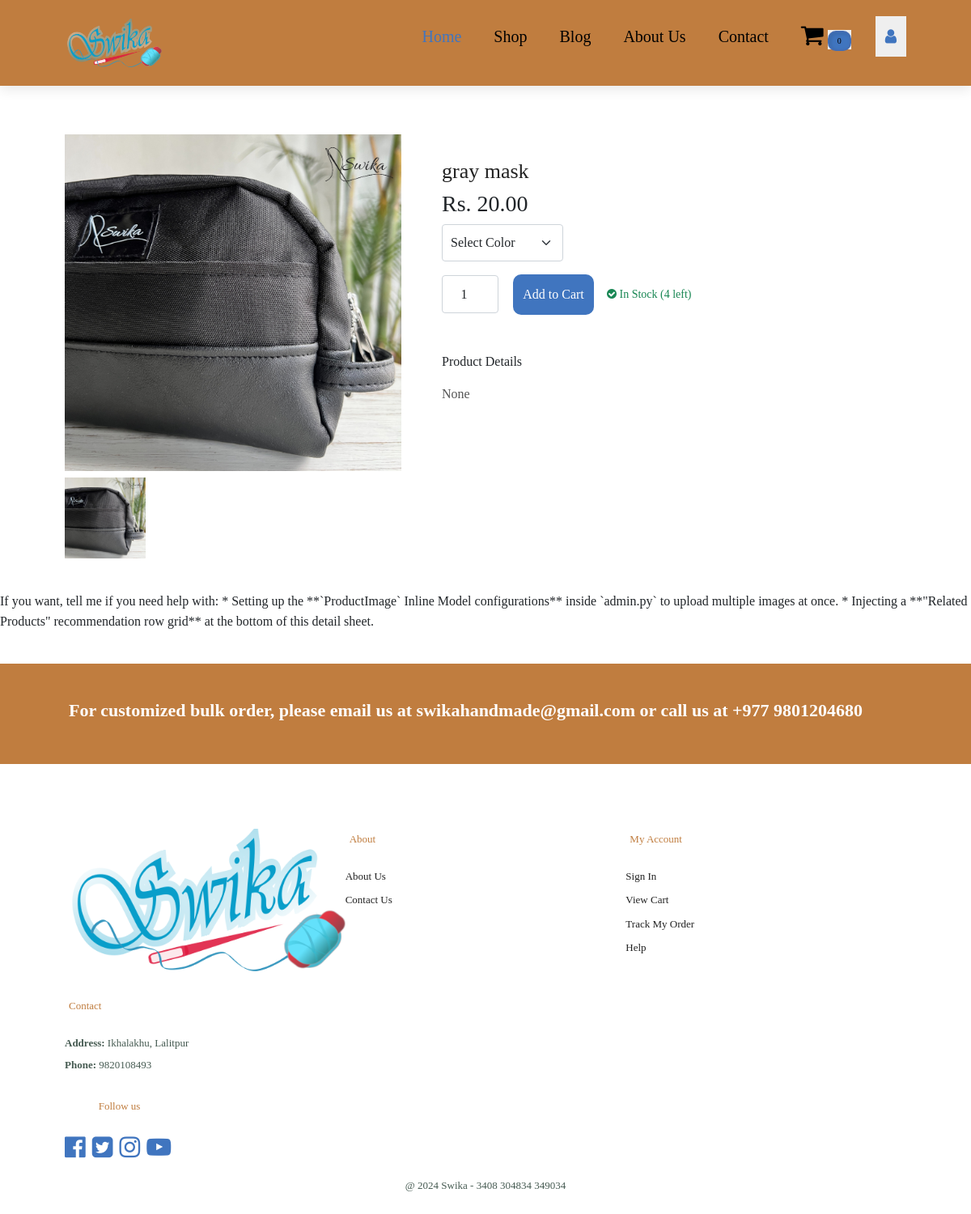
Screenshot of /product/2/ with the database file from the repository.
### home/models.py (models this page shows, shortened)
class Product(models.Model):
    name = models.CharField(max_length=50)
    price = models.DecimalField(default=0, decimal_places=2, max_digits=7)
    category = models.ForeignKey(Category, on_delete=models.CASCADE, default=1)
    description = models.CharField(max_length=250, default='', blank=True, null=True)
    image = models.ImageField(upload_to='uploads/product/')
    stock_quantity = models.IntegerField(default=10, help_text="Available stock items count")
    is_sale = models.BooleanField(default=False)
    sale_price = models.DecimalField(default=0, decimal_places=2, max_digits=7)

### home/views.py (the view)
# urls.py: path('product/<int:pk>/', views.product, name='product'), # Added trailing slash for consistency
def product(request, pk):
    product_obj = get_object_or_404(Product, id=pk)
    extra_carousel_images = product_obj.images.all()
    return render(request, 'singleproduct.html', {'product': product_obj, 'carousel_images': extra_carousel_images})

### cart/cart.py (called while the page is built)
    def __len__(self):
        return sum(int(val) for val in self.cart.values())

### cart/context_processor.py (called while the page is built)
def cart(request):
    return {'cart': Cart(request)}

### home/templates/singleproduct.html (shortened to what this page needs)
{% extends 'base.html' %}
{% load static %}
{% block content %}
<section id="header">
  <a href="{% url 'home' %}"><img src="{% static '/img/swika.png' %}" class="logo" alt="logo"></a>
  <div>
    <ul id="navbar">
      <li><a class="active" href="{% url 'home' %}">Home</a></li>
      <li><a href="{% url 'category_summary' %}">Shop</a></li>
      <li><a href="{% url 'blog' %}">Blog</a></li>
      <li><a href="{% url 'about' %}">About Us</a></li>
      <li><a href="{% url 'contact' %}">Contact</a></li>
      <li id="lg-bag">
        <a href="{% url 'cart_summary' %}">
          <i style="font-size: 30px;" class="fa fa-shopping-cart" aria-hidden="true"></i>
        </a>
        <button><span class="quantity nav-cart-badge-class" id="cart_quantity">{{ cart|length }}</span></button>
      </li>
      {% if user.is_authenticated %}
      <div class="dropydown">
        <button>{{ user.username }}</button>
        <div class="dropdown-menu">
          <a href="{% url 'update_profile' %}" class="dropdown-items">Profile</a>
          <form method="POST" action="{% url 'logout' %}" style="margin: 0;">
            {% csrf_token %}
            <a href="#" onclick="event.preventDefault(); this.parentElement.submit();" class="dropdown-items">Logout</a>
          </form>
        </div>
      </div>
      {% else %}
      <div class="dropydown">
        <button><i class="fa fa-user" aria-hidden="true"></i></button>
      </div>
      {% endif %}
    </ul>
  </div>
</section>
<section id="productdetails" class="section-p1">
   <div class="single-pro-image">
     <img src="{{ product.image.url }}" width="100%" id="BigImg" alt="{{ product.name }}" />
      <div class="small-img-group" style="display: flex; justify-content: space-between; margin-top: 8px;">
         <div class="small-img-col" style="flex-basis: 24%; cursor: pointer;">
           <img src="{{ product.image.url }}" width="100%" class="smallimg" alt="Main View" />
         </div>
      </div>
   </div>
    <div class="single-pro-details">
      <h2>{{ product.name }}</h2>
      <h3>
        Rs. {% if product.sale_price > 0 %}{{ product.sale_price }}{% else %}{{ product.price }}{% endif %}
      </h3>
      <select class="form-select mb-3" style="max-width: 150px; padding: 10px; border-radius: 4px;">
         <option>Select Color</option>
      </select>
      <div class="d-flex align-items-center gap-2 mb-4">
          <input type="number" value="1" id="qty-cart" min="1" max="{{ product.stock_quantity }}" class="form-control text-center" style="width: 70px; padding: 10px;">
          {% if product.stock_quantity > 0 %}
              <button class="active" type="button" value="{{ product.id }}" id="add-cart">Add to Cart</button>
              <div class="ms-2"><span class="text-success small fw-semibold"><i class="fa fa-check-circle" aria-hidden="true"></i> In Stock ({{ product.stock_quantity }} left)</span></div>
          {% else %}
              <button class="btn btn-secondary" disabled style="cursor: not-allowed; padding: 12px 30px; border-radius: 4px;">Out of Stock</button>
              <div class="ms-2"><span class="badge bg-danger text-white">Sold Out</span></div>
          {% endif %}
      </div>
      <br>
      <h6>Product Details</h6>
      <span style="line-height: 1.6; color: #555; display: inline-block; margin-top: 10px;">{{ product.description }}</span>
  </div>
</section>
<FollowUp>
If you want, tell me if you need help with:
* Setting up the **`ProductImage` Inline Model configurations** inside `admin.py` to upload multiple images at once.
* Injecting a **"Related Products" recommendation row grid** at the bottom of this detail sheet.
</FollowUp>
{% endblock %}

### static/Electronic.css (style rules this page uses)
html, body { overflow-x: hidden; max-width: 100%; margin: 0; padding: 0; }
img, video, iframe { max-width: 100%; height: auto; }
* { margin: 0; padding: 0; box-sizing: border-box; font-family: 'Pacifico', cursive; }
h2 { font-size: 46px; line-height: 54px; color: #222; }
h6 { font-weight: 700; font-size: 12px; }
.section-p1 { padding: 40px 80px; }
body { width: 100% }
#header { display: flex; align-items: center; justify-content: space-between; padding: 20px 80px; background-color: #c07d3f; box-shadow: 0 5px 15px rgba(0, 0, 0, 0.09); z-index: 999; position: sticky; top: 0; left: 0; }
#header .logo { max-width: 120px; height: auto; }
#navbar { display: flex; align-items: center; justify-content: center; }
#navbar li { list-style: none; padding: 0 20px; position: relative; }
#navbar li a { text-decoration: none; font-size: 20px; font-weight: 600px; color: rgb(0, 0, 0); transition: 0.3s ease; }
#navbar .dropydown { overflow: hidden; }
#navbar .dropydown button { font-size: 20px; border: none; outline: none; color: #4075bf; padding: 10px 12px; transition: 0.3s; cursor: pointer; margin-left: 10px; }
#navbar li button span.quantity { font-size: 10px; background-color: #4075bf; padding: 5px 10px; border-radius: 10px; border: 2px solid #83000010; cursor: pointer; transition: 0.3s; box-shadow: inset 2px 2px 5px rgba(0, 0, 0, 0.1); }
#navbar li button { border: none; }
#navbar li a:hover, #navbar li a.active { color: #4075bf; }
#productdetails { display: flex; margin-top: 20px; }
#productdetails .single-pro-image { width: 40%; margin-right: 50px; }
.small-img-group { display: flex; justify-content: space-between; }
.small-img-col { flex-basis: 24%; cursor: pointer; }
#productdetails .single-pro-details { width: 50%; padding-top: 30px; }
#productdetails .single-pro-details h2 { font-size: 26px; }
#productdetails .single-pro-details select { display: block; padding: 5px 10px; margin-bottom: 10px; }
#productdetails .single-pro-details input { width: 50px; height: 47px; padding-left: 10px; font-size: 16px; margin-right: 10px; }
#productdetails .single-pro-details button { background-color: #4075bf; color: #fff; width: 100px; height: 50px; padding: 5px; border-radius: 10px; transition: 0.3s; border: none; }
#productdetails .single-pro-details span { line-height: 25px; }
.single-pro-image #BigImg, .smallimg { transition: 0.3s all ease-in-out; }

### rows the page displays
Product: image (picture), name "gray mask", price "20.00", stock_quantity "4", description "None"

### other values shown
{{ cart|length }} "0"
